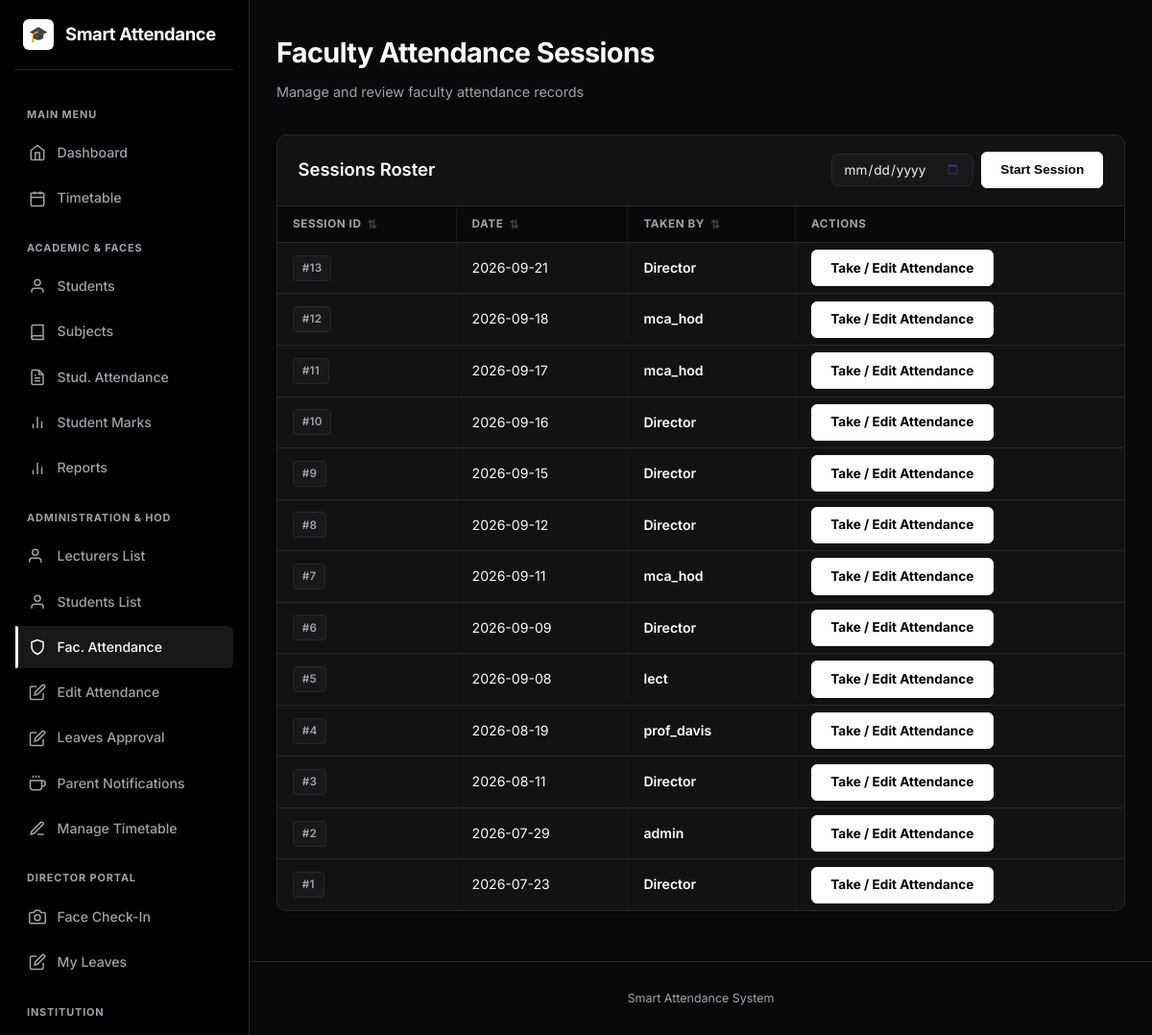
Page /director/faculty-attendance (signed in) on the committed database.
### models.py (models this page shows, shortened)
class FacultyAttendanceSession(db.Model):
    __tablename__ = "faculty_sessions"
    id = db.Column(db.Integer, primary_key=True)
    taken_by_id = db.Column(db.Integer, db.ForeignKey("users.id"), nullable=False)
    taken_by = db.relationship("User", foreign_keys=[taken_by_id])
    session_date = db.Column(db.Date, default=date.today)
    created_at = db.Column(db.DateTime, default=datetime.utcnow)
    records = db.relationship(
        "FacultyAttendance", backref="session", cascade="all, delete-orphan"
    )

class User(UserMixin, db.Model):
    __tablename__ = "users"
    id = db.Column(db.Integer, primary_key=True)
    username = db.Column(db.String(80), unique=True, nullable=False, index=True)
    email = db.Column(db.String(120), unique=True, nullable=False)
    password_hash = db.Column(db.String(255), nullable=False)
    role = db.Column(db.String(20), nullable=False, default=ROLE_STUDENT)
    department = db.Column(db.String(80), default="")
    phone = db.Column(db.String(20), default="")
    casual_leaves_balance = db.Column(db.Integer, default=15)
    profile_image_path = db.Column(db.String(255), nullable=True)
    created_at = db.Column(db.DateTime, default=datetime.utcnow)
    student_id = db.Column(db.Integer, db.ForeignKey("students.id"), nullable=True)
    student = db.relationship("Student", backref=db.backref("user", uselist=False))
    face_samples = db.relationship(
        "FaceSample", backref="user", cascade="all, delete-orphan"
    )

### blueprints/director.py (the view)
@director_bp.route("/faculty-attendance")
@login_required
@director_required
def faculty_attendance_index():
    sessions = FacultyAttendanceSession.query.order_by(FacultyAttendanceSession.session_date.desc()).all()
    return render_template("director/faculty_attendance.html", sessions=sessions)

### templates/director/faculty_attendance.html (shortened to what this page needs)
{% extends "base.html" %}
{% block content %}
<div style="display:flex; justify-content:space-between; align-items:flex-end; margin-bottom: 2rem;">
  <div>
    <h1>Faculty Attendance Sessions</h1>
    <p class="subtitle" style="margin-bottom:0;">Manage and review faculty attendance records</p>
  </div>
</div>
<div class="card card-table">
  <div class="card-table-header">
    <h2>Sessions Roster</h2>
    <form method="post" action="{{ url_for('director.new_faculty_session') }}" style="display:flex; gap:8px; align-items:center;">
      <input type="date" name="session_date" required value="{{ today }}" style="width:auto;">
      <button type="submit" class="btn">Start Session</button>
    </form>
  </div>
  <div class="table-responsive">
    <table>
      <thead>
        <tr>
          <th>Session ID</th>
          <th>Date</th>
          <th>Taken By</th>
          <th>Actions</th>
        </tr>
      </thead>
      <tbody>
        {% for session in sessions %}
        <tr>
          <td><span class="badge badge-muted">#{{ session.id }}</span></td>
          <td>{{ session.session_date }}</td>
          <td><span style="font-weight:600; color:#fff;">{{ session.taken_by.username }}</span></td>
          <td>
            <a href="{{ url_for('director.take_faculty_attendance', session_id=session.id) }}" class="btn btn-sm">Take / Edit Attendance</a>
          </td>
        </tr>
        {% else %}
        <tr><td colspan="4" style="text-align:center;padding:3rem 2rem;" class="muted">No sessions found.</td></tr>
        {% endfor %}
      </tbody>
    </table>
  </div>
</div>
{% endblock %}

### templates/base.html (shortened to what this page needs)
<!DOCTYPE html>
<html lang="en">
<head>
  <link rel="stylesheet" href="{{ url_for('static', filename='style.css') }}">
</head>
<body>
  <div class="app-layout{% if not current_user.is_authenticated %} auth-layout{% endif %}">
    {% if current_user.is_authenticated %}
    <aside class="sidebar" id="sidebar">
      <div class="sidebar-brand">
        <a href="{{ url_for('dashboard.index') }}">
          <div class="brand-icon">🎓</div>
          <span class="brand-name">Smart Attendance</span>
        </a>
      </div>
      <nav class="sidebar-nav">
        {% if current_user.role != 'parent' %}
        <div class="nav-section-label">Main Menu</div>
        <a href="{{ url_for('dashboard.index') }}" class="nav-item">
          <svg viewBox="0 0 24 24" width="18" height="18" fill="none" stroke="currentColor" stroke-width="2"><path d="M3 9l9-7 9 7v11a2 2 0 0 1-2 2H5a2 2 0 0 1-2-2z"></path><polyline points="9 22 9 12 15 12 15 22"></polyline></svg>
          <span>Dashboard</span>
        </a>
        {% endif %}
        {% if current_user.role in ['admin', 'faculty', 'director', 'hod'] %}
        <a href="{{ url_for('dashboard.timetable_view') }}" class="nav-item{% if request.endpoint == 'dashboard.timetable_view' %} active{% endif %}">
          <svg viewBox="0 0 24 24" width="18" height="18" fill="none" stroke="currentColor" stroke-width="2"><rect x="3" y="4" width="18" height="18" rx="2" ry="2"></rect><line x1="16" y1="2" x2="16" y2="6"></line><line x1="8" y1="2" x2="8" y2="6"></line><line x1="3" y1="10" x2="21" y2="10"></line></svg>
          <span>Timetable</span>
        </a>
        {% endif %}
        {% if current_user.role in ['admin', 'faculty', 'director', 'hod'] %}
          <div class="nav-section-label">Academic & Faces</div>
          <a href="{{ url_for('students.list_students') }}" class="nav-item">
            <svg viewBox="0 0 24 24" width="18" height="18" fill="none" stroke="currentColor" stroke-width="2"><path d="M20 21v-2a4 4 0 0 0-4-4H8a4 4 0 0 0-4 4v2"></path><circle cx="12" cy="7" r="4"></circle></svg>
            <span>Students</span>
          </a>
          <a href="{{ url_for('attendance.subjects') }}" class="nav-item">
            <svg viewBox="0 0 24 24" width="18" height="18" fill="none" stroke="currentColor" stroke-width="2"><path d="M4 19.5A2.5 2.5 0 0 1 6.5 17H20"></path><path d="M6.5 2H20v20H6.5A2.5 2.5 0 0 1 4 19.5v-15A2.5 2.5 0 0 1 6.5 2z"></path></svg>
            <span>Subjects</span>
          </a>
          <a href="{{ url_for('attendance.index') }}" class="nav-item">
            <span>Stud. Attendance</span>
          </a>
          <a href="{{ url_for('marks.index') }}" class="nav-item">
            <svg viewBox="0 0 24 24" width="18" height="18" fill="none" stroke="currentColor" stroke-width="2"><line x1="18" y1="20" x2="18" y2="10"></line><line x1="12" y1="20" x2="12" y2="4"></line><line x1="6" y1="20" x2="6" y2="14"></line></svg>
            <span>Student Marks</span>
          </a>
          <a href="{{ url_for('reports.index') }}" class="nav-item">
            <svg viewBox="0 0 24 24" width="18" height="18" fill="none" stroke="currentColor" stroke-width="2"><line x1="18" y1="20" x2="18" y2="10"></line><line x1="12" y1="20" x2="12" y2="4"></line><line x1="6" y1="20" x2="6" y2="14"></line></svg>
            <span>Reports</span>
          </a>
        {% endif %}
        {% if current_user.role in ['admin', 'director', 'hod'] %}
          <div class="nav-section-label">Administration & HOD</div>
          <a href="{{ url_for('director.lecturers_index') }}" class="nav-item">
            <svg viewBox="0 0 24 24" width="18" height="18" fill="none" stroke="currentColor" stroke-width="2"><path d="M17 21v-2a4 4 0 0 0-4-4H5a4 4 0 0 0-4 4v2"></path><circle cx="9" cy="7" r="4"></circle></svg>
            <span>Lecturers List</span>
          </a>
          <a href="{{ url_for('director.students_index') }}" class="nav-item">
            <svg viewBox="0 0 24 24" width="18" height="18" fill="none" stroke="currentColor" stroke-width="2"><path d="M20 21v-2a4 4 0 0 0-4-4H8a4 4 0 0 0-4 4v2"></path><circle cx="12" cy="7" r="4"></circle></svg>
            <span>Students List</span>
          </a>
          <a href="{{ url_for('director.faculty_attendance_index') }}" class="nav-item">
            <svg viewBox="0 0 24 24" width="18" height="18" fill="none" stroke="currentColor" stroke-width="2"><path d="M12 22s8-4 8-10V5l-8-3-8 3v7c0 6 8 10 8 10z"></path></svg>
            <span>Fac. Attendance</span>
          </a>
          <a href="{{ url_for('admin.edit_attendance_counts') }}" class="nav-item{% if request.endpoint == 'admin.edit_attendance_counts' %} active{% endif %}">
            <svg viewBox="0 0 24 24" width="18" height="18" fill="none" stroke="currentColor" stroke-width="2"><path d="M11 4H4a2 2 0 0 0-2 2v14a2 2 0 0 0 2 2h14a2 2 0 0 0 2-2v-7"></path><path d="M18.5 2.5a2.121 2.121 0 0 1 3 3L12 15l-4 1 1-4 9.5-9.5z"></path></svg>
            <span>Edit Attendance</span>
          </a>
          <a href="{{ url_for('director.leaves_index') }}" class="nav-item">
            <svg viewBox="0 0 24 24" width="18" height="18" fill="none" stroke="currentColor" stroke-width="2"><path d="M11 4H4a2 2 0 0 0-2 2v14a2 2 0 0 0 2 2h14a2 2 0 0 0 2-2v-7"></path><path d="M18.5 2.5a2.121 2.121 0 0 1 3 3L12 15l-4 1 1-4 9.5-9.5z"></path></svg>
            <span>{% if current_user.role == 'hod' %}Faculty Leaves{% else %}Leaves Approval{% endif %}</span>
          </a>
          <a href="{{ url_for('admin.manage_parents') }}" class="nav-item{% if request.endpoint == 'admin.manage_parents' %} active{% endif %}">
            <span>Parent Notifications</span>
          </a>
          <a href="{{ url_for('admin.manage_timetable') }}" class="nav-item">
            <svg viewBox="0 0 24 24" width="18" height="18" fill="none" stroke="currentColor" stroke-width="2"><path d="M12 20h9"></path><path d="M16.5 3.5a2.121 2.121 0 0 1 3 3L7 19l-4 1 1-4L16.5 3.5z"></path></svg>
            <span>Manage Timetable</span>
          </a>
        {% endif %}
        {% if current_user.role == 'director' %}
          <div class="nav-section-label">Director Portal</div>
          <a href="{{ url_for('faculty.face_attendance') }}" class="nav-item">
            <svg viewBox="0 0 24 24" width="18" height="18" fill="none" stroke="currentColor" stroke-width="2"><path d="M23 19a2 2 0 0 1-2 2H3a2 2 0 0 1-2-2V8a2 2 0 0 1 2-2h4l2-3h6l2 3h4a2 2 0 0 1 2 2z"></path><circle cx="12" cy="13" r="4"></circle></svg>
            <span>Face Check-In</span>
          </a>
          <a href="{{ url_for('faculty.leaves') }}" class="nav-item">
            <svg viewBox="0 0 24 24" width="18" height="18" fill="none" stroke="currentColor" stroke-width="2"><path d="M11 4H4a2 2 0 0 0-2 2v14a2 2 0 0 0 2 2h14a2 2 0 0 0 2-2v-7"></path><path d="M18.5 2.5a2.121 2.121 0 0 1 3 3L12 15l-4 1 1-4 9.5-9.5z"></path></svg>
            <span>My Leaves</span>
          </a>
        {% endif %}
        <div class="nav-section-label">Institution</div>
        <a href="{{ url_for('calendar.index') }}" class="nav-item">
        </a>
      </nav>
    </aside>
    {% endif %}
    <div class="main-wrapper">
      <main class="container page-transition">
        {% block content %}{% endblock %}
      </main>
      <footer class="footer">Smart Attendance System</footer>
    </div>
  </div>
</body>
</html>

### rows in the picture
FacultyAttendanceSession: id "13", session_date "2026-09-21", taken_by.username "Director"
FacultyAttendanceSession: id "12", session_date "2026-09-18", taken_by.username "mca_hod"
FacultyAttendanceSession: id "11", session_date "2026-09-17", taken_by.username "mca_hod"
FacultyAttendanceSession: id "10", session_date "2026-09-16", taken_by.username "Director"
FacultyAttendanceSession: id "9", session_date "2026-09-15", taken_by.username "Director"
FacultyAttendanceSession: id "8", session_date "2026-09-12", taken_by.username "Director"
FacultyAttendanceSession: id "7", session_date "2026-09-11", taken_by.username "mca_hod"
FacultyAttendanceSession: id "6", session_date "2026-09-09", taken_by.username "Director"
FacultyAttendanceSession: id "5", session_date "2026-09-08", taken_by.username "lect"
FacultyAttendanceSession: id "4", session_date "2026-08-19", taken_by.username "prof_davis"
FacultyAttendanceSession: id "3", session_date "2026-08-11", taken_by.username "Director"
FacultyAttendanceSession: id "2", session_date "2026-07-29", taken_by.username "admin"
FacultyAttendanceSession: id "1", session_date "2026-07-23", taken_by.username "Director"
